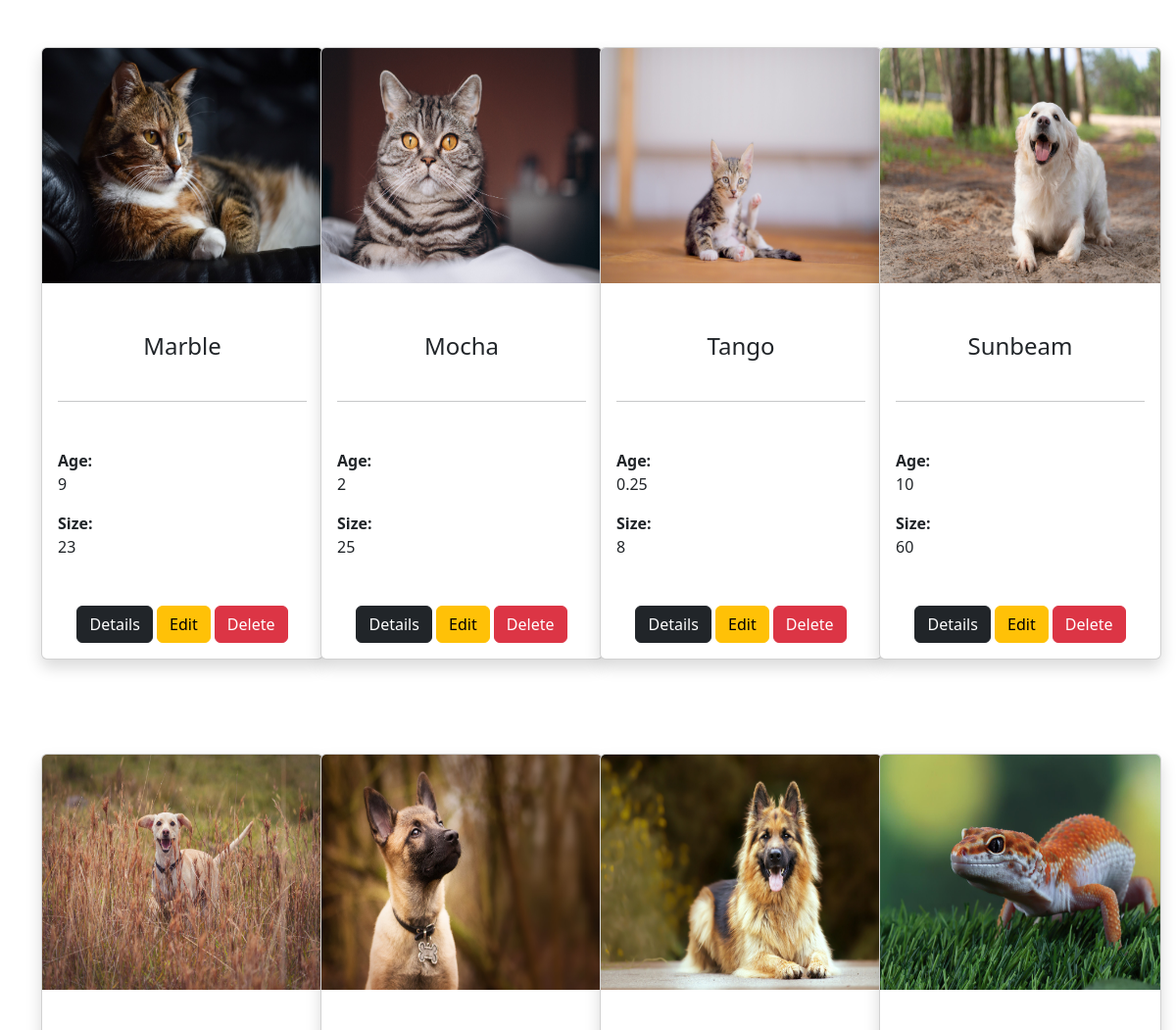
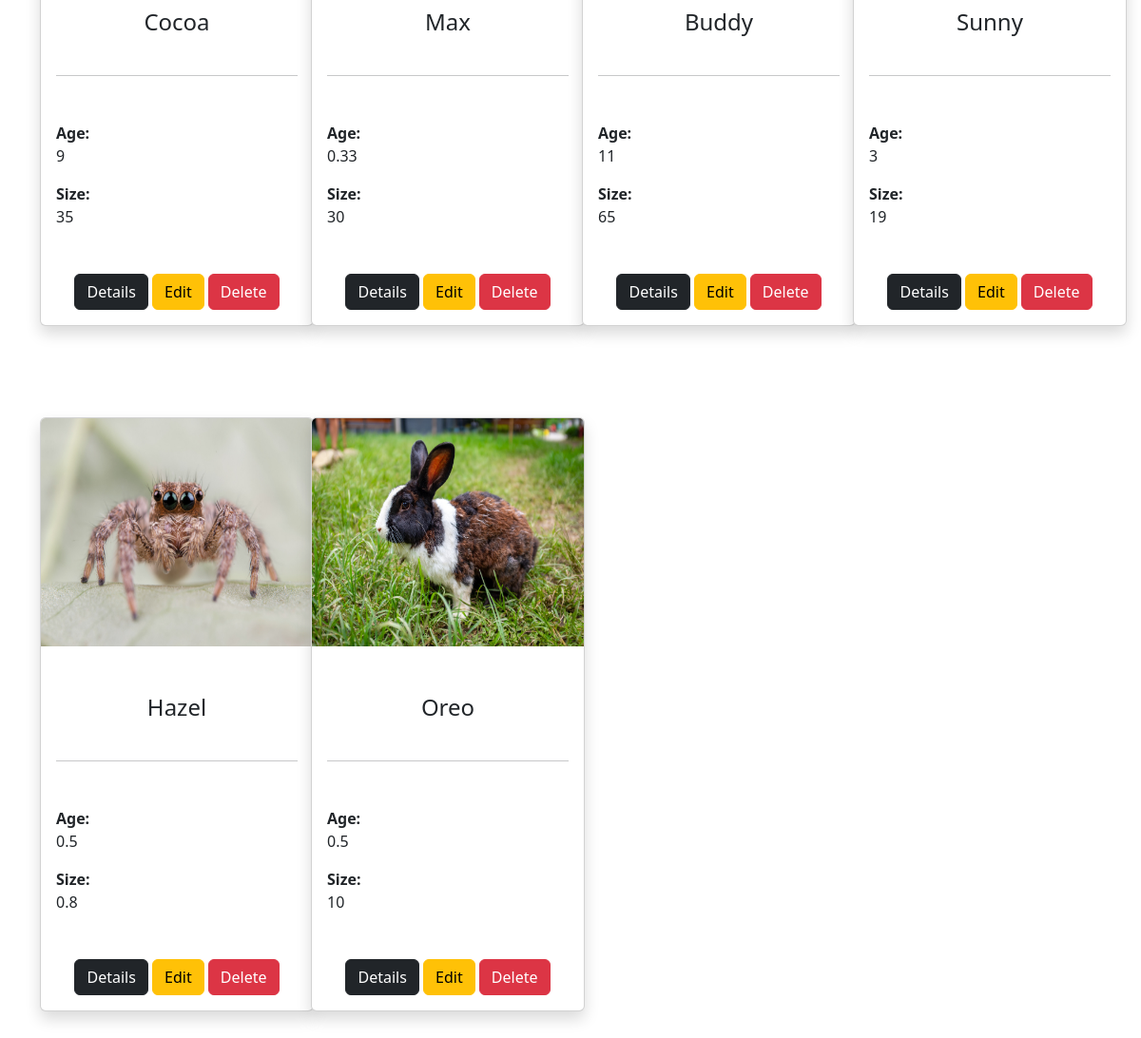
Screenshot of /php/index.php (signed in) with the database file from the repository (2 pictures, top to bottom).
### tables this page shows
CREATE TABLE `animals` (
  `id` int(11) NOT NULL,
  `name` varchar(30) NOT NULL,
  `picture` varchar(100) DEFAULT NULL,
  `address` varchar(60) NOT NULL,
  `description` varchar(10000) NOT NULL,
  `size` varchar(20) NOT NULL,
  `age` varchar(30) NOT NULL,
  `vaccinated` varchar(3) NOT NULL,
  `breed` varchar(30) NOT NULL,
  `status` tinyint(1) NOT NULL
);

### php/index.php (the view, shortened to what this page needs)
<?php
    require_once "../db_connect.php";
    $sql = "SELECT * FROM `animals`";
    $result = mysqli_query($connect, $sql);
    $layout = "";
    if(mysqli_num_rows($result) > 0){
        while($row = mysqli_fetch_assoc($result)){
            $layout .= "<div>
            <div class='card gap-3 mt-5 mb-5 shadow' style='width: 18rem;'>
            <img src='../images/{$row["picture"]}' class='card-img-top' alt='...' style='height: 30vh;'>
            <div class='card-body'>
            <h4 class='card-title mb-4 text-center d-flex align-items-center justify-content-center' style='height: 8vh;' >{$row["name"]}</h4>
            <hr class='TitleHR'>
            <p class='card-text mt-5'><b>Age:</b> <br> {$row["age"]}</p>
            <p class='card-text mb-5'><b>Size:</b><br> {$row["size"]}</p>
            <div class='buttons text-center'>
                <a href='details.php?x={$row["id"]}' class='btn btn-dark'>Details</a>
                <a href='edit.php?x={$row["id"]}' class='btn btn-warning'>Edit</a>
                <a href='delete.php?x={$row["id"]}' class='btn btn-danger'>Delete</a>
            </div>
            </div>
            </div>
          </div>";
        }
    }else {
        $layout .= "No Results";
    }
?>
<!DOCTYPE html>
<html lang="en">
<head>
    <link href="https://cdn.jsdelivr.net/npm/bootstrap@5.3.0/dist/css/bootstrap.min.css" rel="stylesheet">
</head>
<body>
    <div class="container">
        <div class="row row-cols-lg-4 row-cols-md-3 row-cols-sm-2 row-cols-xs-1">
            <?= $layout ?>
        </div>
    </div>
</body>
</html>

### rows the page displays
animals: picture (picture), name "Marble", age "9", size "23"
animals: picture (picture), name "Mocha", age "2", size "25"
animals: picture (picture), name "Tango", age "0.25", size "8"
animals: picture (picture), name "Sunbeam", age "10", size "60"
animals: picture (picture), name "Cocoa", age "9", size "35"
animals: picture (picture), name "Max", age "0.33", size "30"
animals: picture (picture), name "Buddy", age "11", size "65"
animals: picture (picture), name "Sunny", age "3", size "19"
animals: picture (picture), name "Hazel", age "0.5", size "0.8"
animals: picture (picture), name "Oreo", age "0.5", size "10"
